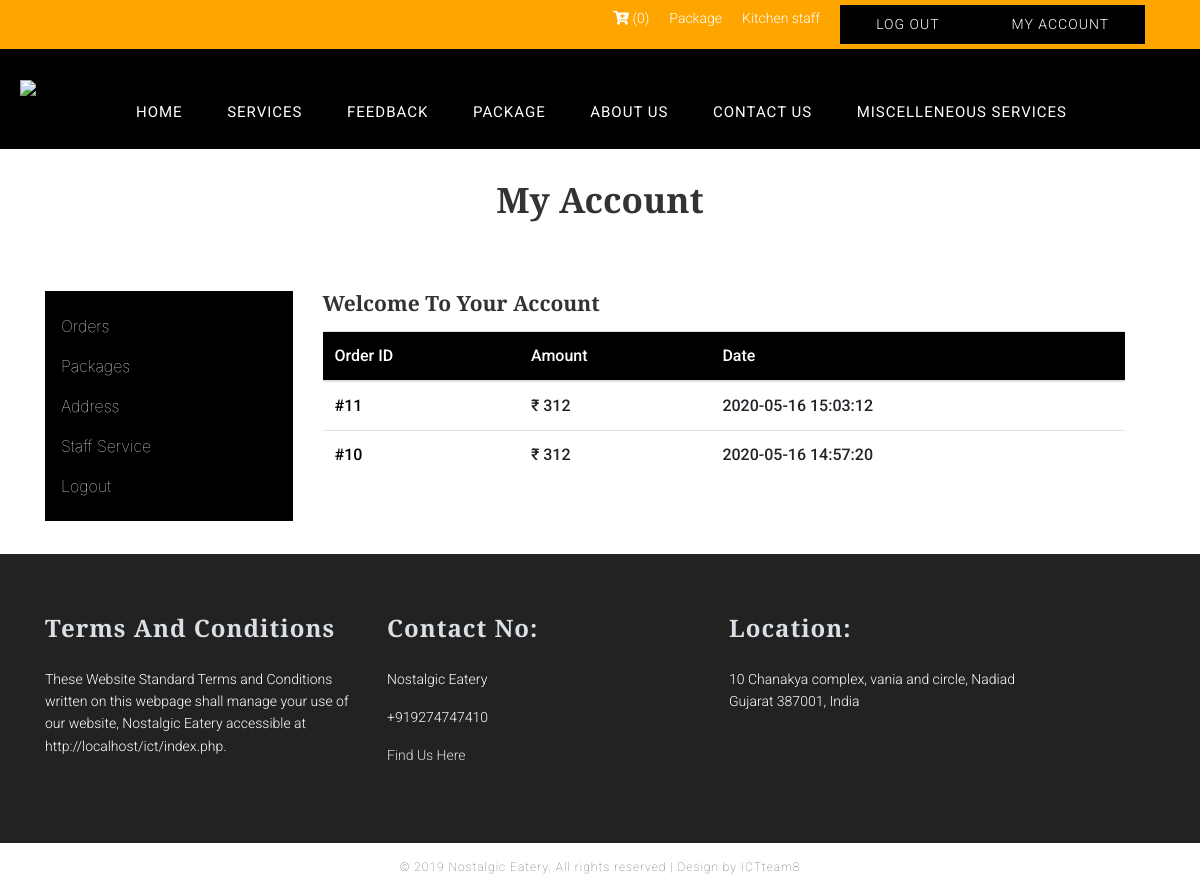
/my-account.php?content=orders (signed in), run on the app's committed database.
### tables this page shows
CREATE TABLE `order_ids` (
  `id` int(11) NOT NULL,
  `user_id` int(11) DEFAULT NULL,
  `amount` varchar(20) DEFAULT NULL,
  `created_at` datetime NOT NULL DEFAULT CURRENT_TIMESTAMP
);

### server.php (called while the page is built, shortened)
<?php
$servername = "localhost";
$username = "root";
$password = "";
$db = "ictatjcu_cons2";
$conn = mysqli_connect($servername, $username, $password, $db);
function print_orders_list(){
	global $conn;
	$table = "order_ids";
	$query = "SELECT * FROM " . $table;
	if( not_admin()){
		$query .= " where user_id =".$_SESSION['id'];
	}
	$query .= " order by id DESC";
	$query = mysqli_query($conn, $query);
	return  mysqli_fetch_all($query, MYSQLI_ASSOC);
}
function not_admin(){
	$not_admin = false;
	if($_SESSION['user_type'] !='admin'){
		$not_admin = true;
	}
	return $not_admin;
}
?>

### orders_list.php (the view)
<table class="table" id="order_list">
    <thead>
        <tr>
            <th>Order ID</th>
            <th>Amount</th>
            <th>Date</th>
        </tr>
    </thead>
    <tbody>
        <?php foreach ($orders_list as $key => $order) { ?>
        <tr>
            <td><a href="my-account.php?content=orders_detail&id=<?php echo $order['id'];?>">#<?php echo $order['id'];?></a></td>
            <td>₹ <?php echo $order['amount'];?></td>
            <td><?php echo $order['created_at'];?></td>
        </tr>
        <?php } ?>
    </tbody>
</table>

### style.css (style rules this page uses)
* { margin:0; padding:0; font-family: verdana; scroll-behavior:smooth; }
body { background:#fff;padding: 0px;margin: 0px; }
table { border-collapse:collapse; width:100%; margin-bottom:5%; }
td,th { text-align:center; padding:8px;font-family: "Roboto", sans-serif;font-weight: 500; width: 100%; float: left; }
body { font-family: $font-default; font-weight: 100; }
#kitchen_stat th, td { width: auto; float: none; text-align: left; }
.table td, .table th { float: none; width: auto; text-align: left; }
#contact td a { color: #000; }
#contact thead { background-color: #000; }
#contact thead tr th { color: #fff; }

### data on the page
order_ids: id "11", amount "312", created_at "2020-05-16 15:03:12"
order_ids: id "10", amount "312", created_at "2020-05-16 14:57:20"

### other printed values
$cart_count "0"
